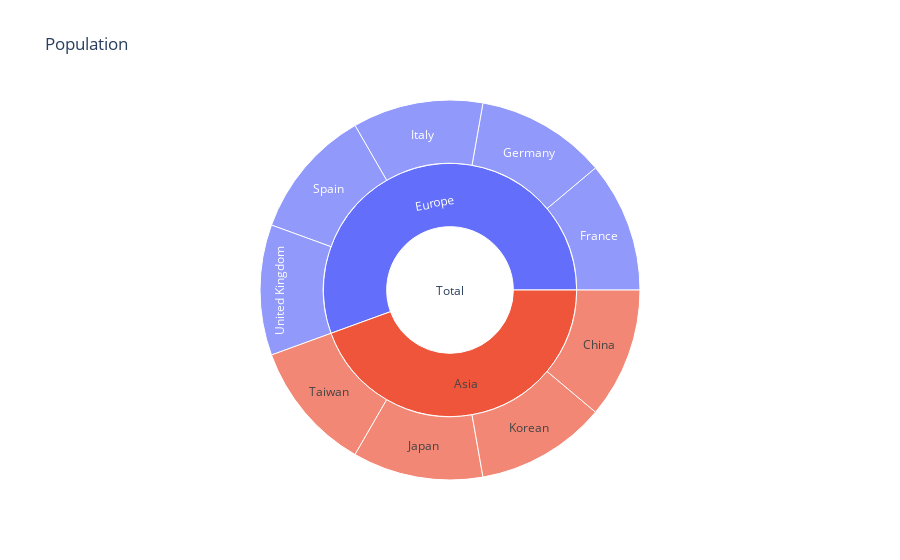

This figure's notebook cell:
### Code cell
df = pd.DataFrame([
    ['Europe', 586098529, 'Total'], ['Asia', 3811953827, 'Total'],
    ['France', 61083916, 'Europe'], ['Germany', 82400996, 'Europe'], ['Italy', 58147733, 'Europe'],
    ['Spain', 40448191, 'Europe'], ['United Kingdom', 60776238, 'Europe'], ['Taiwan', 23174294, 'Asia'],
    ['Japan', 127467972, 'Asia'], ['Korean', 49044790, 'Asia'], ['China', 1318683096, 'Asia']],
    columns=['country', 'pop', 'continent'])
fig = px.sunburst(df, names='country', parents='continent', title='Population')
fig.show()

### Figure 1 — Plotly figure (JSON) as saved in the notebook; plotly's stock layout.template omitted (floating-point values rounded to 4 significant figures)
{"data": [{"domain": {"x": [0, 1], "y": [0, 1]}, "hovertemplate": "country=%{label}<br>continent=%{parent}<extra></extra>", "labels": ["Europe", "Asia", "France", "Germany", "Italy", "Spain", "United Kingdom", "Taiwan", "Japan", "Korean", "China"], "name": "", "parents": ["Total", "Total", "Europe", "Europe", "Europe", "Europe", "Europe", "Asia", "Asia", "Asia", "Asia"], "type": "sunburst"}], "layout": {"legend": {"tracegroupgap": 0}, "title": {"text": "Population"}}}
